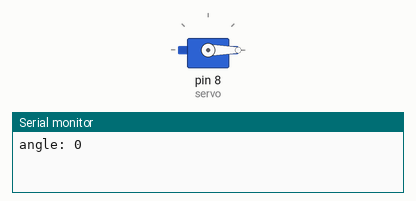
Bench run of a sketch on a simulated Arduino Uno, built with avr-gcc and run on an emulated ATmega328P. On the bench: servo, the last lines printed to the serial monitor.

Above: at 0.05 s.
At 4.55 s:
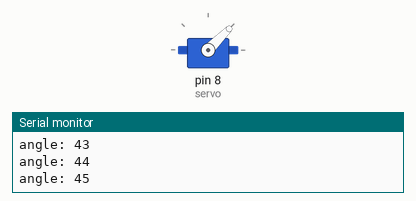
At 9.05 s:
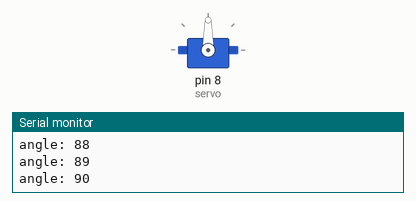
At 18.05 s:
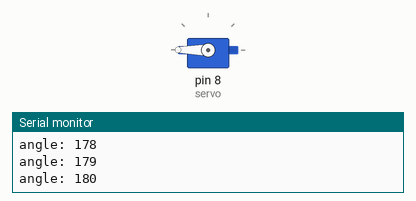
Timing chart, 0 to 23.6 s (numbered marks = the images above):
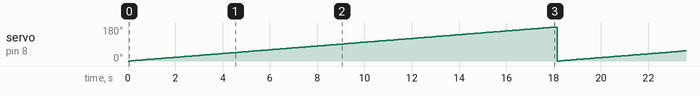

Measured:
- by itself, servo on pin 8 (servo): ramps from 0° to 180° and jumps back, once every 18.1 s

The sketch:

25.Servo.ino
```cpp
#include <Servo.h>

Servo servo;  // Servo.h 라이브러리에 내장된 Servo 클래스로 서보 모터를 제어하기 위한 servo 객체 생성

void setup() {
  // put your setup code here, to run once:
  Serial.begin(9600);
  servo.attach(8); // attach를 통해 pin 호
}

void loop() {
  // put your main code here, to run repeatedly:
  // 각도 0~180도 사이 1도씩 증가
  // 모터 내부 문제 발생 시, 중간에 초기화될 수 있음
  for(int angle = 0; angle <= 180; angle++) {
    servo.write(angle);
    Serial.print("angle: ");
    Serial.print(angle);
    Serial.println("");
    delay(100);
  }
}
```
